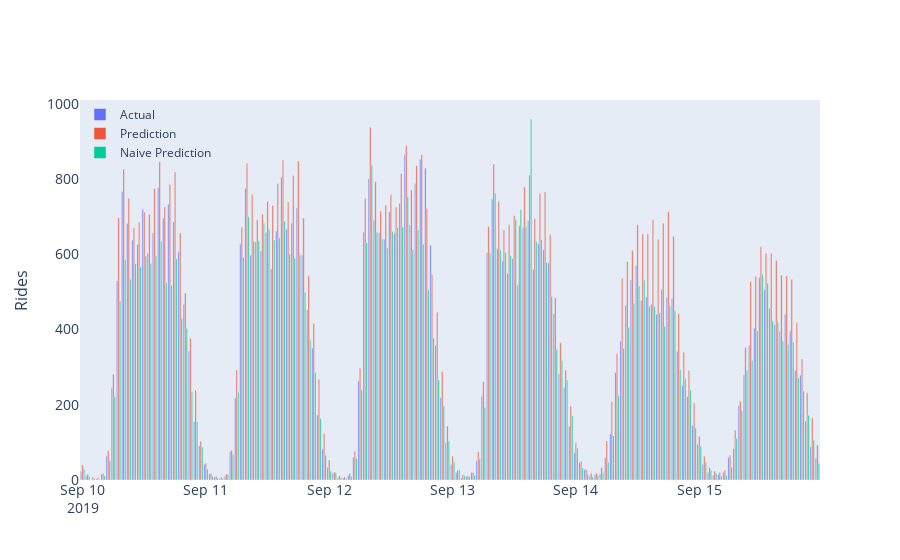

The code cell stored with this chart in its notebook:
### Code cell
import plotly.graph_objects as go
years = df2.dt
fig = go.Figure()
fig.add_trace(go.Bar(x=years,
                y = df2.trips,
                name='Actual',
                #marker_color='rgb(55, 83, 109)'
                ))
fig.add_trace(go.Bar(x=years,
                y = df2.predicted_trips,
                name='Prediction',
                #marker_color='rgb(26, 118, 255)'
                ))
fig.add_trace(go.Bar(x=years,
                y = df2.naive,
                name='Naive Prediction',
                #marker_color='rgb(26, 118, 255)'
                ))
fig.update_layout(
    title='',
    xaxis_tickfont_size=14,
    yaxis=dict(
        title='Rides',
        titlefont_size=16,
        tickfont_size=14,
    ),
    legend=dict(
        x=0,
        y=1.0,
        bgcolor='rgba(0, 0, 0, 0)',
        bordercolor='rgba(255, 255, 255, 0)'
    ),
    barmode='group',
    bargap=0.15, # gap between bars of adjacent location coordinates.
    bargroupgap=0.1, # gap between bars of the same location coordinate.
    xaxis_showgrid=False,
    yaxis_showgrid=False
)
fig.show()

### Figure 1 — Plotly figure (JSON) as saved in the notebook; plotly's stock layout.template omitted (floating-point values rounded to 4 significant figures; data arrays with more than 128 entries replaced by an {"elided": "..."} marker saying what was removed)
{"data": [{"name": "Actual", "type": "bar", "x": {"elided": "144 str values"}, "y": {"elided": "144 int values"}}, {"name": "Prediction", "type": "bar", "x": {"elided": "144 str values"}, "y": {"elided": "144 int values"}}, {"name": "Naive Prediction", "type": "bar", "x": {"elided": "144 str values"}, "y": {"elided": "144 int values"}}], "layout": {"bargap": 0.15, "bargroupgap": 0.1, "barmode": "group", "legend": {"bgcolor": "rgba(0, 0, 0, 0)", "bordercolor": "rgba(255, 255, 255, 0)", "x": 0, "y": 1}, "title": {"text": ""}, "xaxis": {"showgrid": false, "tickfont": {"size": 14}}, "yaxis": {"showgrid": false, "tickfont": {"size": 14}, "title": {"font": {"size": 16}, "text": "Rides"}}}}
